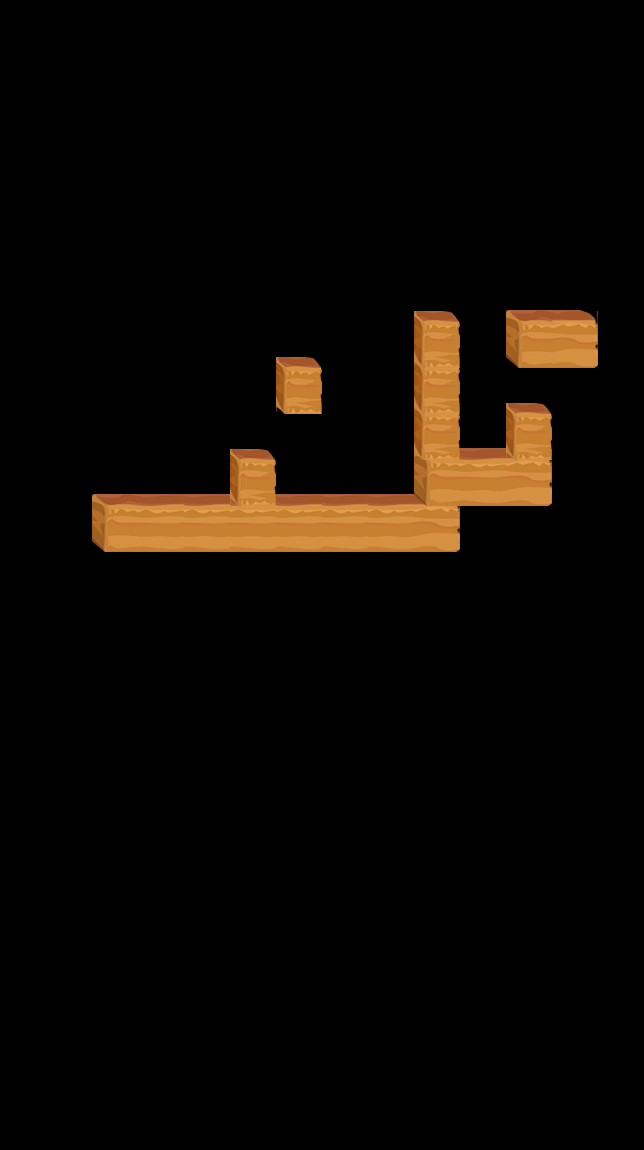

Below is a game level as drawn by its tile map, then a one-line description and the .tmx that defines it (tile-layer data replaced by summaries):
An orthogonal 14x25 tile map with 46x46 px tiles, 5 tile layers (layer1, layer2, layer3, layer4, ...) and 30 objects (3x trap, startPos1, startPos2, startPos3, apple, ...).

<map version="1.0" orientation="orthogonal" renderorder="right-down" width="14" height="25" tilewidth="46" tileheight="46">
 <tileset firstgid="1" name="road" tilewidth="46" tileheight="58">
  <image source="road.png" width="184" height="58" />
 </tileset>
 <layer name="layer1" width="14" height="25">
  <data>[350 cells, 8 non-empty, 3 distinct tile ids]</data>
 </layer>
 <layer name="layer2" width="14" height="25">
  <data>[350 cells, 4 non-empty, 4 distinct tile ids]</data>
 </layer>
 <layer name="layer3" width="14" height="25">
  <data>[350 cells, 2 non-empty, 1 distinct tile ids]</data>
 </layer>
 <layer name="layer4" width="14" height="25">
  <data>[350 cells, 2 non-empty, 1 distinct tile ids]</data>
 </layer>
 <layer name="layer5" width="14" height="25">
  <data>[350 cells, 3 non-empty, 3 distinct tile ids]</data>
 </layer>
 <objectgroup name="objLayer">
  <object name="startPos1" x="116" y="482.333" />
  <object name="startPos2" x="68.6667" y="483.333" />
  <object name="startPos3" x="68.3333" y="528.333" />
  <object name="trap" x="206" y="483.667">
   <properties>
    <property name="dir" value="up" />
   </properties>
  </object>
  <object name="trap" x="298" y="482.667">
   <properties>
    <property name="dir" value="up" />
   </properties>
  </object>
  <object name="trap" x="344.333" y="390.667">
   <properties>
    <property name="dir" value="right" />
   </properties>
  </object>
  <object name="apple" x="391" y="390.667" />
  <object name="exit" x="528.333" y="390" />
 </objectgroup>
 <objectgroup name="tipsLayer">
  <object name="1" x="160" y="476.667">
   <properties>
    <property name="dir" value="right" />
   </properties>
   <ellipse />
  </object>
  <object name="2" x="158.667" y="436.667">
   <properties>
    <property name="dir" value="up" />
   </properties>
   <ellipse />
  </object>
  <object name="3" x="205.333" y="436.667">
   <properties>
    <property name="dir" value="right" />
   </properties>
   <ellipse />
  </object>
  <object name="4" x="253.333" y="438">
   <properties>
    <property name="dir" value="right" />
   </properties>
   <ellipse />
  </object>
  <object name="5" x="249.333" y="391.333">
   <properties>
    <property name="dir" value="up" />
   </properties>
   <ellipse />
  </object>
  <object name="6" x="254.667" y="347.333">
   <properties>
    <property name="dir" value="up" />
   </properties>
   <ellipse />
  </object>
  <object name="7" x="301.333" y="344.667">
   <properties>
    <property name="dir" value="right" />
   </properties>
   <ellipse />
  </object>
  <object name="8" x="342.667" y="344.667">
   <properties>
    <property name="dir" value="right" />
   </properties>
   <ellipse />
  </object>
  <object name="9" x="396" y="350">
   <properties>
    <property name="dir" value="right" />
   </properties>
   <ellipse />
  </object>
  <object name="10" x="394.667" y="300.667">
   <properties>
    <property name="dir" value="up" />
   </properties>
   <ellipse />
  </object>
  <object name="11" x="434.667" y="299.333">
   <properties>
    <property name="dir" value="right" />
   </properties>
   <ellipse />
  </object>
  <object name="12" x="438.667" y="243.333">
   <properties>
    <property name="dir" value="up" />
   </properties>
   <ellipse />
  </object>
  <object name="13" x="392" y="255.333">
   <properties>
    <property name="dir" value="left" />
   </properties>
   <ellipse />
  </object>
  <object name="14" x="388" y="307.333">
   <properties>
    <property name="dir" value="down" />
   </properties>
   <ellipse />
  </object>
  <object name="15" x="385.333" y="352.667">
   <properties>
    <property name="dir" value="down" />
   </properties>
   <ellipse />
  </object>
  <object name="16" x="389.333" y="396.667">
   <properties>
    <property name="dir" value="down" />
   </properties>
   <ellipse />
  </object>
  <object name="17" x="389.333" y="431.333">
   <properties>
    <property name="dir" value="down" />
   </properties>
   <ellipse />
  </object>
  <object name="18" x="386.667" y="484.667">
   <properties>
    <property name="dir" value="down" />
   </properties>
   <ellipse />
  </object>
  <object name="19" x="344" y="484.667">
   <properties>
    <property name="dir" value="left" />
   </properties>
   <ellipse />
  </object>
  <object name="20" x="345.333" y="432.667">
   <properties>
    <property name="dir" value="up" />
   </properties>
   <ellipse />
  </object>
  <object name="21" x="289.333" y="432.667">
   <properties>
    <property name="dir" value="left" />
   </properties>
   <ellipse />
  </object>
  <object name="22" x="252" y="435.333">
   <properties>
    <property name="dir" value="left" />
   </properties>
   <ellipse />
  </object>
 </objectgroup>
</map>
